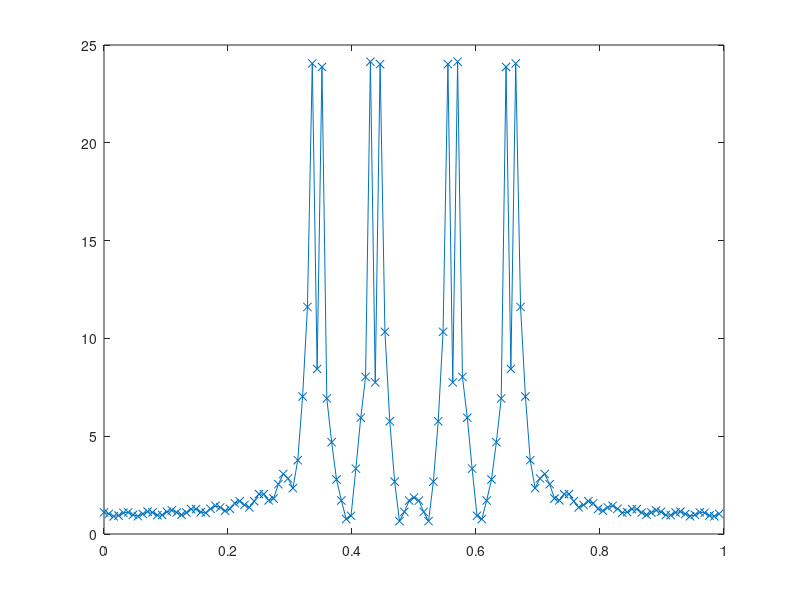

The MATLAB source for this figure:
clc;clear all; close all
f1=1/18;
f2=5/128;
fc=50/128;
n=0:99;
N1=128;
x=cos(2*pi*f1*n)+cos(2*pi*f2*n);
xa=cos(2*pi*f1*n).*cos(2*pi*fc*n)+cos(2*pi*f2*n).*cos(2*pi*fc*n)
xc=cos(2*pi*fc*n)
X=abs(fft(x,N1))
Xa=abs(fft(xa,N1))
Xc=abs(fft(xc,N1))
F1=[0:N1-1]/N1;

plot(F1,Xa,'-x')


